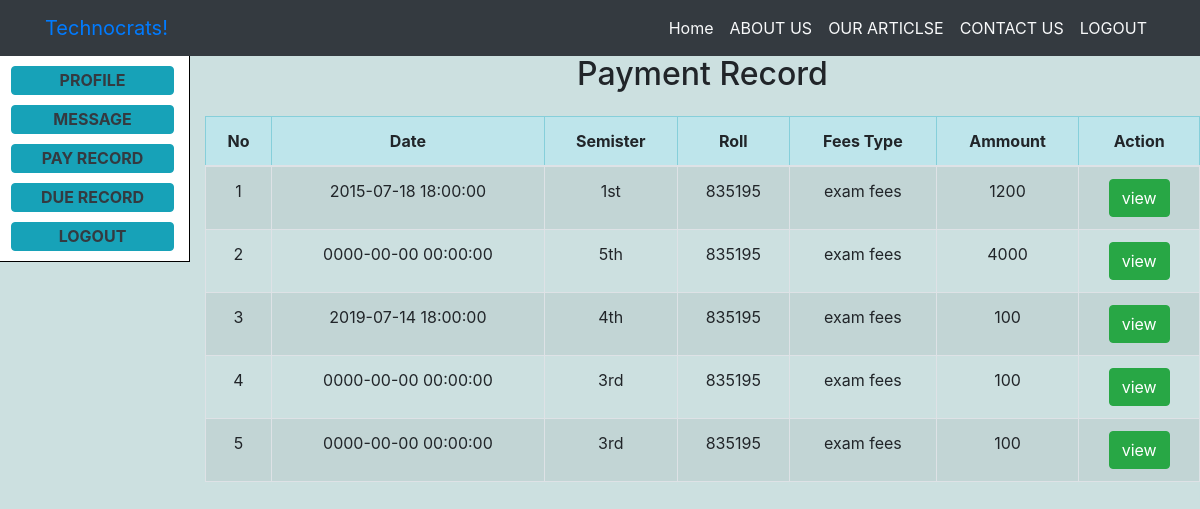
Page /pay_record.php (signed in) on the committed database.
### tables this page shows
CREATE TABLE `payment` (
  `id` int(11) NOT NULL,
  `department` varchar(50) NOT NULL,
  `semister` varchar(50) NOT NULL,
  `roll` int(11) NOT NULL,
  `fees` varchar(50) NOT NULL,
  `ammount` int(11) NOT NULL,
  `dates` timestamp NOT NULL DEFAULT current_timestamp() ON UPDATE current_timestamp()
);

### lib/user_session.php (called while the page is built, shortened)
<?php
class user_session{
	public static function get($key){
		if (isset($_SESSION[$key])) {
			return $_SESSION[$key];
		}else{
			return false;
		}
	}
}
?>

### lib/user.php (called while the page is built, shortened)
<?php
include "user_session.php";
include "database.php";
class user{
	private $db;
	public function __construct(){
		$this->db=new database();
	}
	public function getpaymentrecord(){
		$roll=user_session::get('roll');
		$sql="SELECT * FROM payment where roll=:roll order by id";
		$query=$this->db->pdo->prepare($sql);
		$query->bindValue(':roll',$roll);
		$query->execute();
		$result=$query->fetchAll();
		return $result;
	}
}
?>

### lib/database.php (called while the page is built)
<?php
class database{
	private $hostdb="localhost";
	private $userdb="root";
	private $passdb="";
	private $namedb="help";
	public $pdo;
	function __construct(){
		if(!isset($this->pdo)){
			try{
				$link= new PDO("mysql:host=".$this->hostdb.";dbname=".$this->namedb,$this->userdb,$this->passdb);
				$link->setAttribute(PDO::ATTR_ERRMODE, PDO::ERRMODE_EXCEPTION);
				$link->exec("SET CHARACTER SET utf8");
				$this->pdo=$link;
			}catch(PDOException $e){
				die("failed connect".$e->getMessage());
			}
		}
	}
}
?>

### pay_record.php (the view, shortened to what this page needs)
<?php
include "lib/user.php";
include_once "lib/user_session.php";
$user=new user();
?>
<!DOCTYPE html>
<html lang="en">
<head>
<link rel="stylesheet" href="inc/css/bootstrap.css">
<link rel="stylesheet" href="inc/css/animate.css">
<link rel="stylesheet" href="inc/css/font-awesome.min.css">
<link rel="stylesheet" href="inc/css/navbar-fixed.css">
<link rel="stylesheet" href="inc/css/style.css">
</head>
<body class="payment">
<section>
	<nav class="navbar bg-dark fixed-top navbar-expand-md">
  <div class="container">
    <a class="navbar-brand" href="#">Technocrats!</a>
    <div class="collapse navbar-collapse" id="navbarNav">
       <ul class="navbar-nav ml-auto d-block-sm">
	        <li class="nav-item">
	          <a class="nav-link text-light" href="index.php">Home</a>
	        </li>
	        <li class="nav-item">
	          <a class="nav-link text-light" href="#">ABOUT US</a>
	        </li>
	        <li class="nav-item">
	          <a class="nav-link text-light" href="#">OUR ARTICLSE</a>
	        </li>
	        <li class="nav-item">
	          <a class="nav-link text-light" href="#">CONTACT US</a>
	        </li>
	        <li class="nav-item">
	          <a class="nav-link text-light" href="?action=logout">LOGOUT</a>
	        </li>
       </ul>
    </div>
  </div>
</nav>
	</section>
<div style="padding-top:55px;" class="row ">
	<div class="col-12 col-md-2 ad-buttons">
		<?php include "inc/header/st_buttons.php"; ?>
	</div>
    <div class="col-12 col-md-10">
<h2 class="text-capitalize text-center">payment record</h2>
<div class="table-responsive">
<table style="width:100%;margin:0 auto; margin-top:15px;" class="table table-striped text-center table-bordered w-100">
	<thead class="table-info">
		<tr>
			<th scope="col">No</th>
			<th scope="col">Date</th>
			<th scope="col">Semister</th>
			<th scope="col">Roll</th>
			<th scope="col">Fees Type</th>
			<th scope="col">Ammount</th>
			<th scope="col">Action</th>
		</tr>
	</thead>
	<tbody>
<?php
$result=$user->getpaymentrecord();
if ($result) {
	$i=0;
	foreach ($result as $data) {
		$i++;
?>
		<tr>
			<td><?php echo $i; ?></td>
			<td><?php echo $data['dates']; ?></td>
			<td><?php echo $data['semister']; ?></td>
			<td><?php echo $data['roll']; ?></td>
			<td><?php echo $data['fees']; ?></td>
			<td><?php echo $data['ammount']; ?></td>
			<td>
				<a class="btn btn-success" href="#">view</a>
			</td>
		</tr>
	<?php } }else{ echo "<div class='alert alert-danger'><strong>Notice !</strong>data not found</div>"; } ?>
	</tbody>
</table>
</div>
</div>
</div>
</body>
</html>

### inc/css/navbar-fixed.css (style rules this page uses)
html, body { height: 100%; }
nav { min-height: 3.5rem; }
nav.fixed-top { padding: 0.5rem; }

### inc/css/style.css (style rules this page uses)
body { background-color:rgba(0,100,100,0.2); }
.ad-buttons { border: 1px solid black; height:100%; background-color:white; line-height:0; }

### rows in the picture
payment: dates "2015-07-18 18:00:00", semister "1st", roll "835195", fees "exam fees", ammount "1200"
payment: dates "0000-00-00 00:00:00", semister "5th", roll "835195", fees "exam fees", ammount "4000"
payment: dates "2019-07-14 18:00:00", semister "4th", roll "835195", fees "exam fees", ammount "100"
payment: dates "0000-00-00 00:00:00", semister "3rd", roll "835195", fees "exam fees", ammount "100"
payment: dates "0000-00-00 00:00:00", semister "3rd", roll "835195", fees "exam fees", ammount "100"
